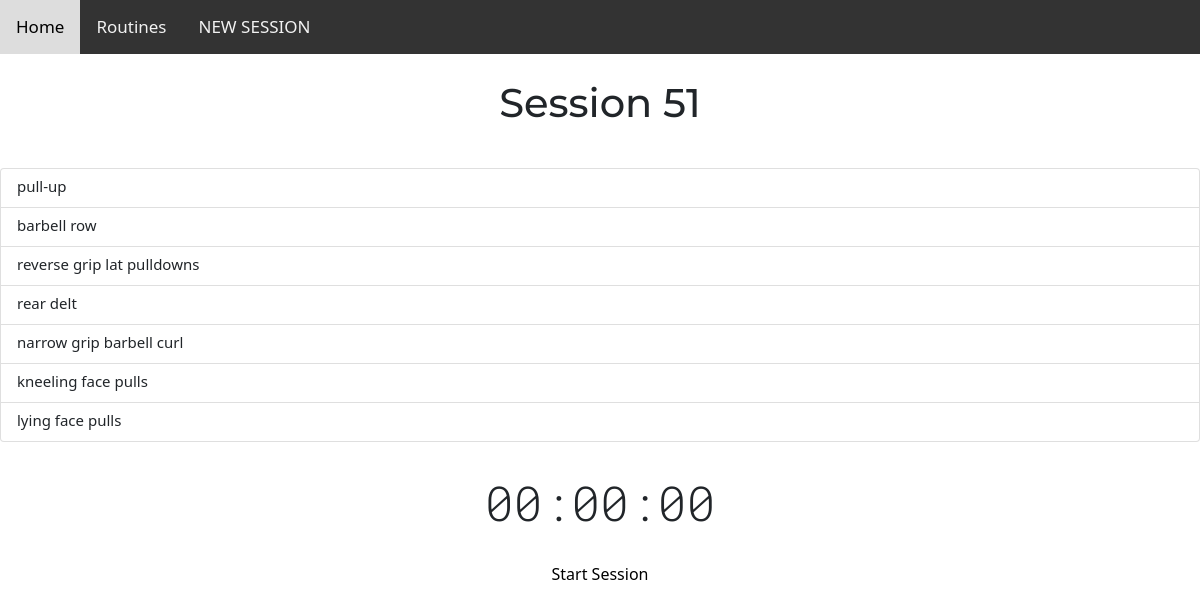
Page /sessions/detail/51/ (signed in) on the committed database.
### sessions/models.py (models this page shows, shortened)
class Session(models.Model):
    user = models.ForeignKey(settings.AUTH_USER_MODEL, on_delete=models.CASCADE)
    routine = models.ForeignKey(Routine, on_delete=models.CASCADE)
    date = models.DateTimeField(auto_now_add=True)
    notes = models.TextField(blank=True)
    """  start_time = models.DateTimeField(auto_now_add=True)
    finish_time = models.DateTimeField(auto_now_add=True) """
    duration = models.DurationField(null=True)

class Exercise(CloneMixin, models.Model):
    name = models.CharField(
        max_length=200,
        validators=[MinLengthValidator(2, "Name must be greater than 2 characters")]
    )
    sets = models.PositiveSmallIntegerField(default=1)
    repetitions = models.PositiveSmallIntegerField(default=1)
    weight = models.DecimalField(default=0, max_digits=5, decimal_places=2)
    notes = models.TextField(blank=True)
    created_at = models.DateTimeField(auto_now_add=True)
    updated_at = models.DateTimeField(auto_now=True)

### sessions/views.py (the view, shortened to what this page needs)
# urls.py: path('detail/<int:pk>/', SessionDetail.as_view(), name='session_detail'),
class SessionDetail(LoginRequiredMixin, DetailView):
    model = Session

### sessions/templates/sesh/session_detail.html (shortened to what this page needs)
{% extends "layout.html" %}
{% load static %}
{% block head %}
<link rel="stylesheet" href="{% static 'sessions/css/stopwatch.css' %}"/>
{% endblock head %}
{% block content %}
<div class="myheader">
  <h1>Session {{ session.id }}</h1>
</div>
<div class="list-group">
    {% for exercise in session.routine.exercises.all  %}
            <a href="{% url 'sessions:exercise_detail' exercise.id %}" class="list-group-item list-group-item-action flex-column align-items-start">
                <div class="d-flex w-100 justify-content-between">
                    <h5 style="font-size:15px;" class="mb-1">{{ exercise.name }}</h5>
                </div>
            </a>
    {% empty %}
        No exercises yet.
    {% endfor %}
</div>
{% if session.duration %}
    <p>Duration: {{ session.duration }}</p>
{% else %}
    <div class="stopwatch">
      <span class="time" id="display">00:00:00</span>
      <div class="d-flex justify-content-center">
        <button id="startButton">Start Session</button>
      </div>
    </div>
{% endif %}
{% endblock content %}

### sessions/static/sessions/css/stopwatch.css (style rules this page uses)
body { background-color: #2c3347; color: #ffffff; }
h1 { font-size: 48px; font-family: "Montserrat", sans-serif; font-weight: 200; text-align: center; line-height: 59px; padding: 0 64px; margin: 0; }
.stopwatch { display: grid; justify-items: center; grid-row-gap: 23px; width: 100%; padding-top: 25px; }
.time { font-family: "Roboto Mono", monospace; font-weight: 300; font-size: 48px; }
button { cursor: pointer; background: transparent; padding: 0; border: none; margin: 0; outline: none; }

### sessions/static/sessions/css/styles.css (style rules this page uses)
.myheader { padding-top: 25px; padding-bottom: 25px; }

### rows in the picture
Session: id "51"
Exercise: name "pull-up"
Exercise: name "barbell row"
Exercise: name "reverse grip lat pulldowns"
Exercise: name "rear delt"
Exercise: name "narrow grip barbell curl"
Exercise: name "kneeling face pulls"
Exercise: name "lying face pulls"
